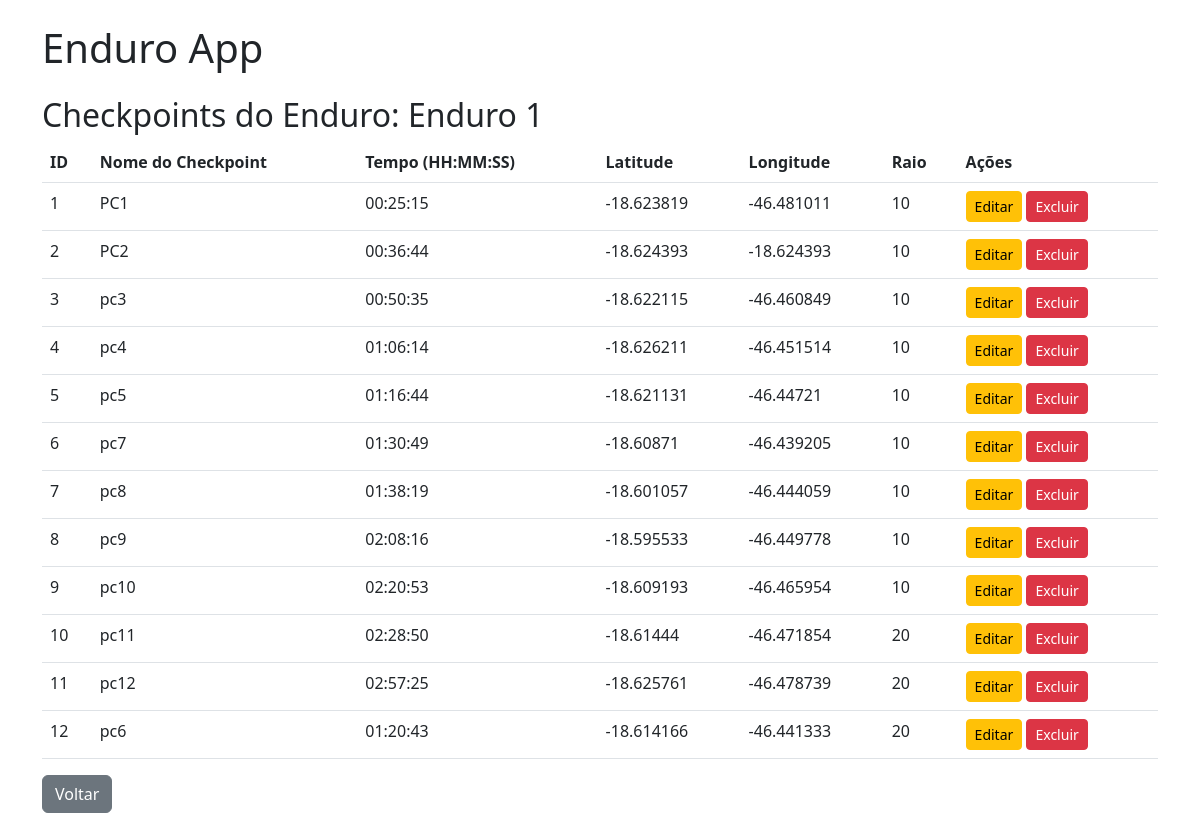
/enduros/1/checkpoints/, run on the app's committed database.
### models.py (models this page shows)
class Enduro(Base):
    __tablename__ = "enduros"
    id = Column(Integer, primary_key=True, index=True)
    name = Column(String, index=True)
    location = Column(String)
    date = Column(String)
    hora_largada = Column(String, nullable=False)
    competitors = relationship("Competitor", back_populates="enduro")
    checkpoints = relationship("Checkpoint", back_populates="enduro")
    categories = relationship("Category", back_populates="enduro")
    resultados = relationship("Resultados", back_populates="enduro")

class Checkpoint(Base):
    __tablename__ = "checkpoints"
    id = Column(Integer, primary_key=True, index=True)
    enduro_id = Column(Integer, ForeignKey("enduros.id"))
    competitor_id = Column(Integer, ForeignKey("competitors.id"))
    name = Column(String, nullable=False)
    time = Column(Float)
    latitude = Column(Float)
    longitude = Column(Float)
    raio = Column(Integer)
    enduro = relationship("Enduro", back_populates="checkpoints")
    competitor = relationship("Competitor", back_populates="checkpoints")
    resultados = relationship("Resultados", back_populates="checkpoint")  # Updated relationship name

### routers.py (the view)
@router.get("/enduros/{enduro_id}/checkpoints/", response_class=HTMLResponse)
def list_checkpoints(request: Request, enduro_id: int, db: Session = Depends(get_db)):
    enduro = db.query(Enduro).filter(Enduro.id == enduro_id).first()
    if not enduro:
        raise HTTPException(status_code=404, detail="Enduro não encontrado")
    checkpoints = db.query(Checkpoint).filter(Checkpoint.enduro_id == enduro_id).all()
    for checkpoint in checkpoints:
        formatted_time = str(timedelta(seconds=checkpoint.time))
        hours, remainder = divmod(checkpoint.time, 3600)
        minutes, seconds = divmod(remainder, 60)
        formatted_time = f"{int(hours):02}:{int(minutes):02}:{int(seconds):02}"
        checkpoint.formatted_time = formatted_time
    return templates.TemplateResponse("list_checkpoints.html", {"request": request, "checkpoints": checkpoints, "enduro": enduro})

### templates/list_checkpoints.html
{% extends "base.html" %}
{% block content %}
<h2>Checkpoints do Enduro: {{ enduro.name }}</h2>
<table class="table">
    <thead>
        <tr>
            <th>ID</th>
            <th>Nome do Checkpoint</th>
            <th>Tempo (HH:MM:SS)</th>
            <th>Latitude</th>
            <th>Longitude</th>
            <th>Raio </th>
            <th>Ações</th>
        </tr>
    </thead>
    <tbody>
        {% for checkpoint in checkpoints %}
        <tr>
            <td>{{ checkpoint.id }}</td>
            <td>{{ checkpoint.name }}</td>
            <td>{{ checkpoint.formatted_time }}</td>
            <td>{{ checkpoint.latitude }}</td>
            <td>{{ checkpoint.longitude }}</td>
            <td>{{ checkpoint.raio }}</td>
            <td>
                <a href="/enduros/{{ enduro.id }}/checkpoints/{{ checkpoint.id }}/edit/" class="btn btn-warning btn-sm">Editar</a>
                <form action="/enduros/{{ enduro.id }}/checkpoints/{{ checkpoint.id }}/delete/" method="post" style="display:inline;">
                    <button type="submit" class="btn btn-danger btn-sm">Excluir</button>
                </form>
            </td>
        </tr>
        {% endfor %}
    </tbody>
</table>
<a href="/enduros/{{ enduro.id }}/" class="btn btn-secondary">Voltar</a>
{% endblock %}

### data on the page
Enduro: name "Enduro 1"
Checkpoint: id "1", name "PC1", formatted_time "00:25:15", latitude "-18.623819", longitude "-46.481011", raio "10"
Checkpoint: id "2", name "PC2", formatted_time "00:36:44", latitude "-18.624393", longitude "-18.624393", raio "10"
Checkpoint: id "3", name "pc3", formatted_time "00:50:35", latitude "-18.622115", longitude "-46.460849", raio "10"
Checkpoint: id "4", name "pc4", formatted_time "01:06:14", latitude "-18.626211", longitude "-46.451514", raio "10"
Checkpoint: id "5", name "pc5", formatted_time "01:16:44", latitude "-18.621131", longitude "-46.44721", raio "10"
Checkpoint: id "6", name "pc7", formatted_time "01:30:49", latitude "-18.60871", longitude "-46.439205", raio "10"
Checkpoint: id "7", name "pc8", formatted_time "01:38:19", latitude "-18.601057", longitude "-46.444059", raio "10"
Checkpoint: id "8", name "pc9", formatted_time "02:08:16", latitude "-18.595533", longitude "-46.449778", raio "10"
Checkpoint: id "9", name "pc10", formatted_time "02:20:53", latitude "-18.609193", longitude "-46.465954", raio "10"
Checkpoint: id "10", name "pc11", formatted_time "02:28:50", latitude "-18.61444", longitude "-46.471854", raio "20"
Checkpoint: id "11", name "pc12", formatted_time "02:57:25", latitude "-18.625761", longitude "-46.478739", raio "20"
Checkpoint: id "12", name "pc6", formatted_time "01:20:43", latitude "-18.614166", longitude "-46.441333", raio "20"
